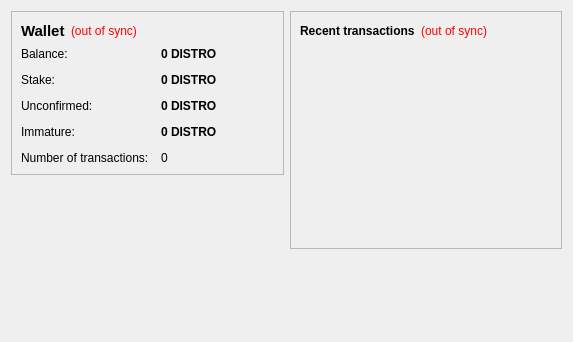
<?xml version="1.0" encoding="UTF-8"?>
<ui version="4.0">
 <class>OverviewPage</class>
 <widget class="QWidget" name="OverviewPage">
  <property name="geometry">
   <rect>
    <x>0</x>
    <y>0</y>
    <width>573</width>
    <height>342</height>
   </rect>
  </property>
  <property name="windowTitle">
   <string>Form</string>
  </property>
  <layout class="QHBoxLayout" name="horizontalLayout" stretch="1,1">
   <item>
    <layout class="QVBoxLayout" name="verticalLayout_2">
     <item>
      <widget class="QFrame" name="frame">
       <property name="frameShape">
        <enum>QFrame::StyledPanel</enum>
       </property>
       <property name="frameShadow">
        <enum>QFrame::Raised</enum>
       </property>
       <layout class="QVBoxLayout" name="verticalLayout_4">
        <item>
         <layout class="QHBoxLayout" name="horizontalLayout_4">
          <item>
           <widget class="QLabel" name="label_5">
            <property name="font">
             <font>
              <pointsize>11</pointsize>
              <weight>75</weight>
              <bold>true</bold>
             </font>
            </property>
            <property name="text">
             <string>Wallet</string>
            </property>
           </widget>
          </item>
          <item>
           <widget class="QLabel" name="labelWalletStatus">
            <property name="toolTip">
             <string>The displayed information may be out of date. Your wallet automatically synchronizes with the Distrocoin network after a connection is established, but this process has not completed yet.</string>
            </property>
            <property name="styleSheet">
             <string notr="true">QLabel { color: red; }</string>
            </property>
            <property name="text">
             <string notr="true">(out of sync)</string>
            </property>
            <property name="alignment">
             <set>Qt::AlignLeading|Qt::AlignLeft|Qt::AlignVCenter</set>
            </property>
           </widget>
          </item>
          <item>
           <spacer name="horizontalSpacer_2">
            <property name="orientation">
             <enum>Qt::Horizontal</enum>
            </property>
            <property name="sizeHint" stdset="0">
             <size>
              <width>40</width>
              <height>20</height>
             </size>
            </property>
           </spacer>
          </item>
         </layout>
        </item>
        <item>
         <layout class="QFormLayout" name="formLayout_2">
          <property name="fieldGrowthPolicy">
           <enum>QFormLayout::AllNonFixedFieldsGrow</enum>
          </property>
          <property name="horizontalSpacing">
           <number>12</number>
          </property>
          <property name="verticalSpacing">
           <number>12</number>
          </property>
          <item row="0" column="0">
           <widget class="QLabel" name="label">
            <property name="text">
             <string>Balance:</string>
            </property>
           </widget>
          </item>
          <item row="0" column="1">
           <widget class="QLabel" name="labelBalance">
            <property name="font">
             <font>
              <weight>75</weight>
              <bold>true</bold>
             </font>
            </property>
            <property name="cursor">
             <cursorShape>IBeamCursor</cursorShape>
            </property>
            <property name="toolTip">
             <string>Your current balance</string>
            </property>
            <property name="text">
             <string notr="true">0 DISTRO</string>
            </property>
            <property name="textInteractionFlags">
             <set>Qt::LinksAccessibleByMouse|Qt::TextSelectableByKeyboard|Qt::TextSelectableByMouse</set>
            </property>
           </widget>
          </item>
          <item row="1" column="0">
           <widget class="QLabel" name="label_6">
            <property name="text">
             <string>Stake:</string>
            </property>
           </widget>
          </item>
          <item row="1" column="1">
           <widget class="QLabel" name="labelStake">
            <property name="font">
             <font>
              <weight>75</weight>
              <bold>true</bold>
             </font>
            </property>
            <property name="cursor">
             <cursorShape>IBeamCursor</cursorShape>
            </property>
            <property name="toolTip">
             <string>Total of coins that was staked, and do not yet count toward the current balance</string>
            </property>
            <property name="text">
             <string notr="true">0 DISTRO</string>
            </property>
            <property name="textInteractionFlags">
             <set>Qt::LinksAccessibleByMouse|Qt::TextSelectableByKeyboard|Qt::TextSelectableByMouse</set>
            </property>
           </widget>
          </item>
          <item row="2" column="0">
           <widget class="QLabel" name="label_3">
            <property name="text">
             <string>Unconfirmed:</string>
            </property>
           </widget>
          </item>
          <item row="2" column="1">
           <widget class="QLabel" name="labelUnconfirmed">
            <property name="font">
             <font>
              <weight>75</weight>
              <bold>true</bold>
             </font>
            </property>
            <property name="cursor">
             <cursorShape>IBeamCursor</cursorShape>
            </property>
            <property name="toolTip">
             <string>Total of transactions that have yet to be confirmed, and do not yet count toward the current balance</string>
            </property>
            <property name="text">
             <string notr="true">0 DISTRO</string>
            </property>
            <property name="textInteractionFlags">
             <set>Qt::LinksAccessibleByMouse|Qt::TextSelectableByKeyboard|Qt::TextSelectableByMouse</set>
            </property>
           </widget>
          </item>
          <item row="3" column="0">
           <widget class="QLabel" name="labelImmatureText">
            <property name="text">
             <string>Immature:</string>
            </property>
           </widget>
          </item>
          <item row="3" column="1">
           <widget class="QLabel" name="labelImmature">
            <property name="font">
             <font>
              <weight>75</weight>
              <bold>true</bold>
             </font>
            </property>
            <property name="toolTip">
             <string>Mined balance that has not yet matured</string>
            </property>
            <property name="text">
             <string notr="true">0 DISTRO</string>
            </property>
            <property name="textInteractionFlags">
             <set>Qt::LinksAccessibleByMouse|Qt::TextSelectableByKeyboard|Qt::TextSelectableByMouse</set>
            </property>
           </widget>
          </item>
          <item row="4" column="0">
           <widget class="QLabel" name="label_2">
            <property name="text">
             <string>Number of transactions:</string>
            </property>
           </widget>
          </item>
          <item row="4" column="1">
           <widget class="QLabel" name="labelNumTransactions">
            <property name="toolTip">
             <string>Total number of transactions in wallet</string>
            </property>
            <property name="text">
             <string notr="true">0</string>
            </property>
           </widget>
          </item>
         </layout>
        </item>
       </layout>
      </widget>
     </item>
     <item>
      <spacer name="verticalSpacer">
       <property name="orientation">
        <enum>Qt::Vertical</enum>
       </property>
       <property name="sizeHint" stdset="0">
        <size>
         <width>20</width>
         <height>40</height>
        </size>
       </property>
      </spacer>
     </item>
     <item>
      <widget class="QLabel" name="label_6">
       <property name="text">
        <string/>
       </property>
       <property name="pixmap">
        <pixmap resource="../bitcoin.qrc">:/images/backg</pixmap>
       </property>
       <property name="scaledContents">
        <bool>false</bool>
       </property>
       <property name="alignment">
        <set>Qt::AlignCenter</set>
       </property>
       <property name="margin">
        <number>-2</number>
       </property>
      </widget>
     </item>
    </layout>
   </item>
   <item>
    <layout class="QVBoxLayout" name="verticalLayout_3">
     <item>
      <widget class="QFrame" name="frame_2">
       <property name="frameShape">
        <enum>QFrame::StyledPanel</enum>
       </property>
       <property name="frameShadow">
        <enum>QFrame::Raised</enum>
       </property>
       <layout class="QVBoxLayout" name="verticalLayout">
        <item>
         <layout class="QHBoxLayout" name="horizontalLayout_2">
          <item>
           <widget class="QLabel" name="label_4">
            <property name="text">
             <string>&lt;b&gt;Recent transactions&lt;/b&gt;</string>
            </property>
           </widget>
          </item>
          <item>
           <widget class="QLabel" name="labelTransactionsStatus">
            <property name="toolTip">
             <string>The displayed information may be out of date. Your wallet automatically synchronizes with the Distrocoin network after a connection is established, but this process has not completed yet.</string>
            </property>
            <property name="styleSheet">
             <string notr="true">QLabel { color: red; }</string>
            </property>
            <property name="text">
             <string notr="true">(out of sync)</string>
            </property>
            <property name="alignment">
             <set>Qt::AlignRight|Qt::AlignTrailing|Qt::AlignVCenter</set>
            </property>
           </widget>
          </item>
          <item>
           <spacer name="horizontalSpacer">
            <property name="orientation">
             <enum>Qt::Horizontal</enum>
            </property>
            <property name="sizeHint" stdset="0">
             <size>
              <width>40</width>
              <height>20</height>
             </size>
            </property>
           </spacer>
          </item>
         </layout>
        </item>
        <item>
         <widget class="QListView" name="listTransactions">
          <property name="styleSheet">
           <string notr="true">QListView { background: transparent; }</string>
          </property>
          <property name="frameShape">
           <enum>QFrame::NoFrame</enum>
          </property>
          <property name="verticalScrollBarPolicy">
           <enum>Qt::ScrollBarAlwaysOff</enum>
          </property>
          <property name="horizontalScrollBarPolicy">
           <enum>Qt::ScrollBarAlwaysOff</enum>
          </property>
          <property name="selectionMode">
           <enum>QAbstractItemView::NoSelection</enum>
          </property>
         </widget>
        </item>
       </layout>
      </widget>
     </item>
     <item>
      <spacer name="verticalSpacer_2">
       <property name="orientation">
        <enum>Qt::Vertical</enum>
       </property>
       <property name="sizeHint" stdset="0">
        <size>
         <width>20</width>
         <height>40</height>
        </size>
       </property>
      </spacer>
     </item>
    </layout>
   </item>
  </layout>
 </widget>
 <resources/>
 <connections/>
</ui>
